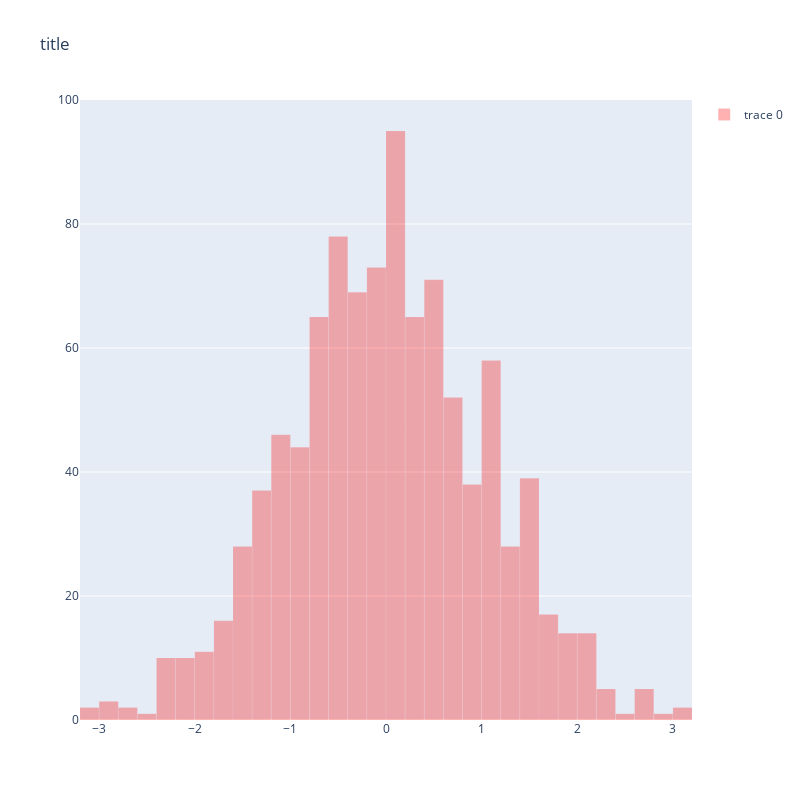

The cell this chart's notebook holds for it:
### Code cell
fig = make_subplots(rows=1, cols=1)
fig.update_layout(width=800, height=800, showlegend=True,title='title')
fig.add_trace(go.Histogram(x=df, marker_color='red', opacity=0.3,
                           marker_line_color='white', marker_line_width=0.1))
#df.iplot(kind='histogram')

### Figure 1 — Plotly figure (JSON) as saved in the notebook; plotly's stock layout.template omitted (floating-point values rounded to 4 significant figures; data arrays with more than 128 entries replaced by an {"elided": "..."} marker saying what was removed)
{"data": [{"marker": {"color": "red", "line": {"color": "white", "width": 0.1}}, "opacity": 0.3, "type": "histogram", "x": {"elided": "1000 float values"}}], "layout": {"height": 800, "showlegend": true, "title": {"text": "title"}, "width": 800, "xaxis": {"anchor": "y", "domain": [0, 1]}, "yaxis": {"anchor": "x", "domain": [0, 1]}}}
